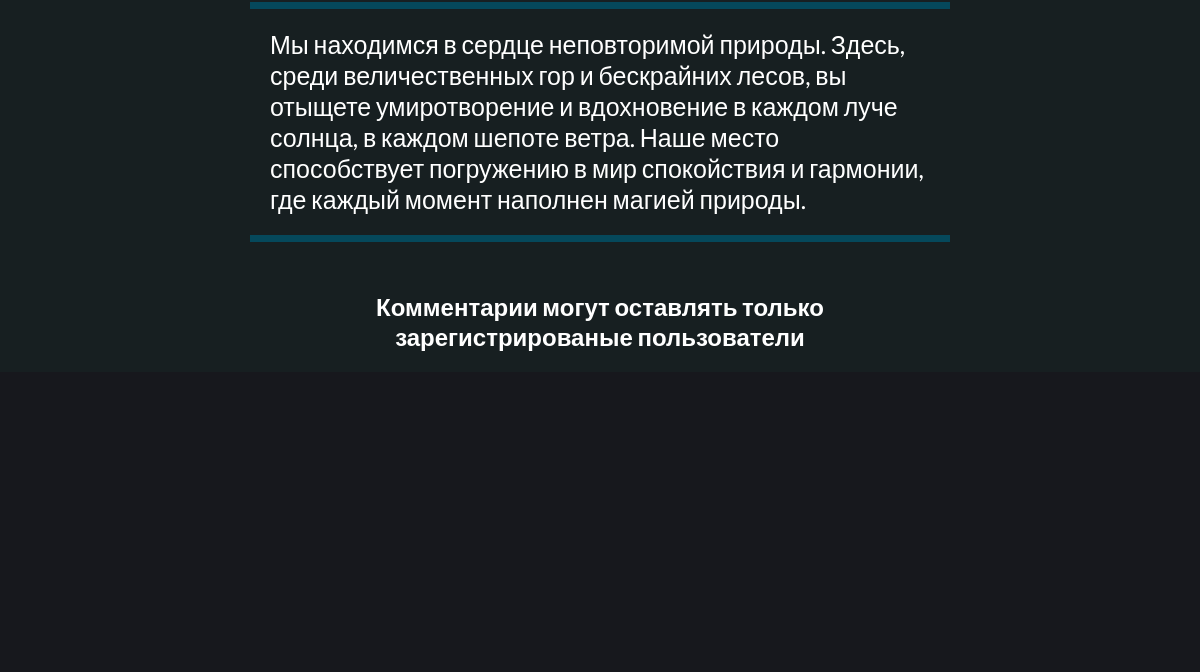
The app's page / (lower part), older data.
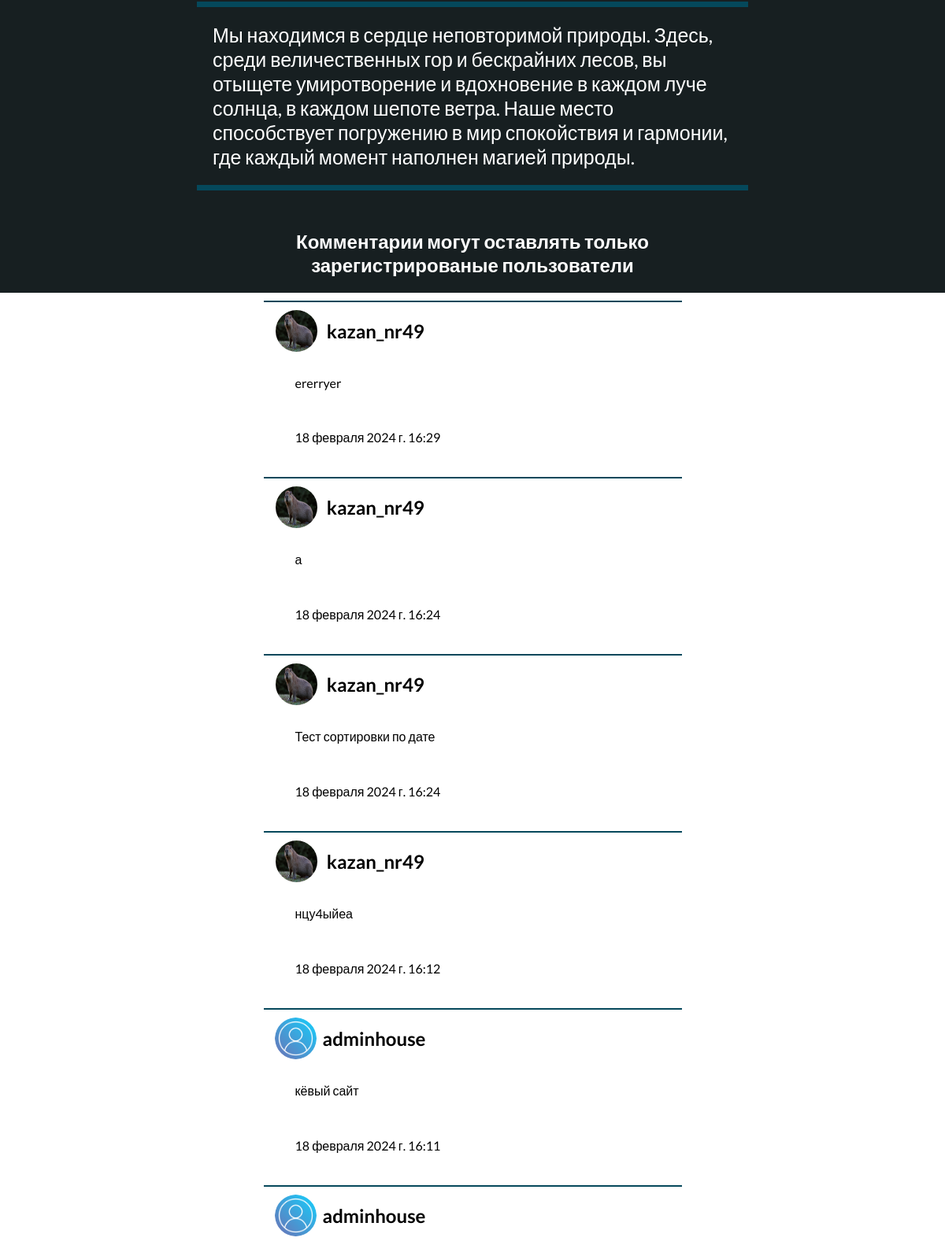
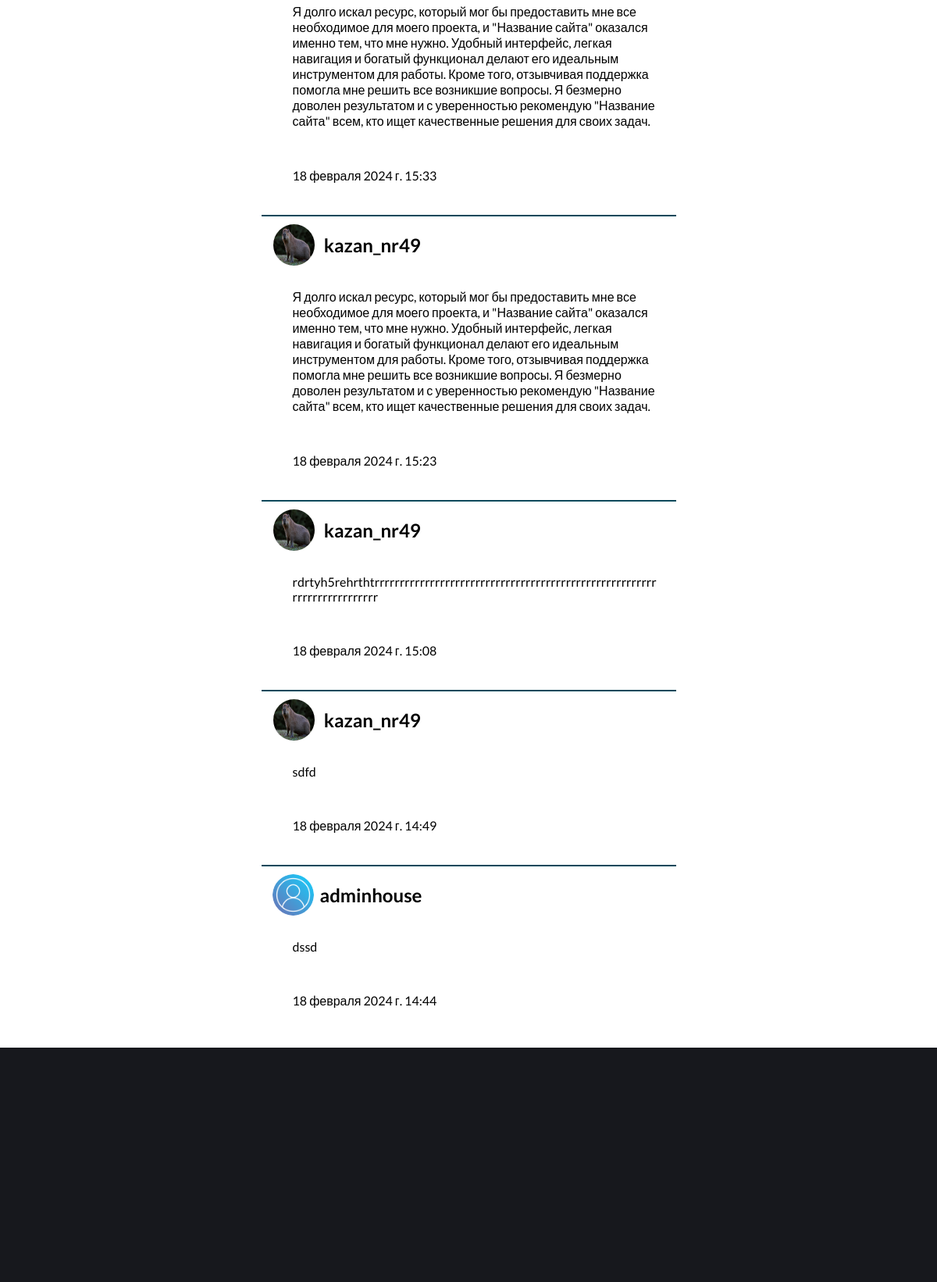
The same page, newer data (2 pictures, top to bottom).
### comments/models.py (models this page shows, shortened)
class Comments(models.Model):
    owner = models.ForeignKey(Profile, on_delete=models.SET_NULL, blank=True, null=True)
    user_comments = models.TextField(blank=False, null=False)
    created = models.DateTimeField(auto_now_add=True)
    class Meta:
        unique_together = ['owner']

### users/models.py (models this page shows)
class Profile(models.Model):
    user = models.OneToOneField(User, on_delete=models.CASCADE, null=False, blank=False)
    name = models.CharField(max_length=50, blank=False, null=False)
    username = models.CharField(max_length=100, blank=False, null=False)
    surname = models.CharField(max_length=50, blank=False, null=False)
    profile_image = models.ImageField(upload_to='profiles/', default='profiles/user.png')
    telegram = models.CharField(max_length=100, blank=True, null=True)
    vk = models.CharField(max_length=200, blank=True, null=True)
    email = models.CharField(max_length=50, blank=False, null=False)
    created = models.DateTimeField(auto_now_add=True)
    def __str__(self):
        return self.username

### mainapp/views.py (the view)
# urls.py: path('', views.home, name='home'),
def home(request):
    info_slider = InfoSlider.objects.all()
    services = Services.objects.all()
    menu_card = Menu.objects.all()
    entertainment_card = Entertainment.objects.all()
    comments = Comments.objects.all().order_by('-created')
    profiles = Profile.objects.values_list('profile_image', flat=True)
    context = {
        'services': services,
        'info_slider': info_slider,
        'menu_card': menu_card,
        'entertainment_card': entertainment_card,
        'comments': comments,
        'profiles': profiles
    }
    return render(request, 'mainapp/home.html', context)

### mainapp/templates/mainapp/home.html (shortened to what this page needs)
{% extends 'mainapp/base.html' %}
{% load static %}
{% block content %}
<main>
 <aside class="wrapper-map">
    <div class="map_description">
      <p>
        Мы находимся в сердце неповторимой природы. Здесь, среди величественных гор и бескрайних лесов,
        вы отыщете умиротворение и вдохновение в каждом луче солнца, в каждом шепоте ветра.
        Наше место способствует погружению в мир спокойствия и гармонии, где каждый момент
        наполнен магией природы.
      </p>
    </div>
 </aside>
  {% if request.user.is_authenticated %}
    {% if not comments %}
    <div class="wrapper-comments">
      <h2 class="title__wrap_h2">Оставить отзыв</h2>
      <form action="{% url 'comments' %}" method="post" class="comments">
        {% csrf_token %}
          <textarea name="user_comments" class="commets_or_user" cols="30" rows="10" required></textarea>
          <input type="submit" class="btn_submit submit_comments" value="Оставить отзыв" style="text-align: center;">
      </form>
    </div>
    {% else %}
    <h2 class="comment_negative">Вы уже оставили комментарий</h2>
    {% endif %}
  {% else %}
  <div>
    <h2 class="comment_negative">Комментарии могут оставлять только <br> зарегистрированые пользователи</h2>
  </div>
  {% endif %}
  {% if comments %}
    <div class="wrapper-get-comments">
      {% for comment in comments %}
      <div class="wrapper-getComments">
        <div class="getComments">
            <img class="user_img__comment" src="{{ comment.owner.profile_image.url }}" alt="Пользователь">
            <h2>{{ comment.owner }}</h2>
        </div>
          <div class="comment_user_text">
            <p class="comment_commentP">{{ comment.user_comments }}</p>
            <p class="comment_commentP">{{ comment.created }}</p>
          </div>
      </div>
      {% endfor %}
    </div>
  {% endif %}
</main>
{% endblock %}

### mainapp/templates/mainapp/base.html (shortened to what this page needs)
{% load static %}
<!DOCTYPE html>
<html lang="ru">
<head>
    <link rel="stylesheet" href="https://cdn.jsdelivr.net/npm/swiper@11/swiper-bundle.min.css"/>
    <link rel="stylesheet" href="{% static 'css/base.css' %}">
</head>
<body>
   {% block content %}{% endblock %}
   {% block footer %}
   {% include 'includes/footer.html' %}
   {% endblock footer %}
</body>
</html>

### mainapp/templates/includes/navbar.html (shortened to what this page needs)
{% load static %}

### mainapp/templates/includes/footer.html
<footer>
</footer>

### mainapp/static/css/base.css (style rules this page uses)
* { margin: 0 auto; padding: 0; box-sizing: border-box; max-width: 2000px; font-family: var(--lato); font-style: normal; text-decoration: none; list-style: none; background-repeat: no-repeat; }
body { background: var(--green); }
:root { --black: #17181d; --white: #fff; --green: #171f21; --blue: #05485b; --olive: #808040; --form_color: #bed2d8; --input_color: rgb(171, 171, 71); --input_warning: rgba(139, 189, 136, 0.702); --btn_positive: #4e6064; --vikings: "Noto Sans Runic", sans-serif; --lato: "Lato", sans-serif; --tr_button: all 1s; }
.wrapper-map { display: flex; align-items: center; color: var(--white); margin: 50px 50px 100px; }
.map_description { width: 40%; font-size: 30px; padding: 20px; border-bottom: 7px solid var(--blue); border-top: 7px solid var(--blue); }
.wrapper-get-comments { background: var(--white); padding: 10px; height: auto; }
.wrapper-getComments { display: block; text-align: left; width: 45%; padding: 10px; border-top: 2px solid var(--blue); }
.getComments { display: flex; align-items: center; width: 200px; margin: 0; }
.user_img__comment { width: 53px; border-radius: 69px; height: 53px; }
.comment_commentP { width: 100%; word-wrap: break-word; height: auto; padding: 20px; margin: 10px; }
.comment_negative { color: var(--white); text-align: center; margin: 20px; }
footer { background-color: var(--black); width: 100%; height: 300px; }
@media screen and (max-width: 1510px) { .wrapper-map { display: block; margin: 0 auto; } }
@media screen and (max-width: 1510px) { .map_description { margin: 50px auto; } }
@media screen and (max-width: 1510px) { .map_description { width: 700px; font-size: 25px; } }

Row changes from the older to the newer data that the page shows:
added Comments: owner.profile_image (picture), owner "kazan_nr49", user_comments "ererryer", created "18 февраля 2024 г. 16:29"
added Comments: owner.profile_image (picture), owner "kazan_nr49", user_comments "а", created "18 февраля 2024 г. 16:24"
added Comments: owner.profile_image (picture), owner "kazan_nr49", user_comments "Тест сортировки по дате", created "18 февраля 2024 г. 16:24"
added Comments: owner.profile_image (picture), owner "kazan_nr49", user_comments "нцу4ыйеа", created "18 февраля 2024 г. 16:12"
added Comments: owner.profile_image (placeholder picture), owner "adminhouse", user_comments "кёвый сайт", created "18 февраля 2024 г. 16:11"
added Comments: owner.profile_image (placeholder picture), owner "adminhouse", user_comments "Я долго искал ресурс, который мог бы предоставить мне все необходимое для моего проекта, и \"Название сайта\" оказался именно тем, что мне нужно. Удобный интерфейс, легкая навигация и богатый функционал делают его идеальным инструментом для работы. Кроме того, отзывчивая поддержка помогла мне решить все возникшие вопросы. Я безмерно доволен результатом и с уверенностью рекомендую \"Название сайта\" всем, кто ищет качественные решения для своих задач.", created "18 февраля 2024 г. 15:33"
added Comments: owner.profile_image (picture), owner "kazan_nr49", user_comments "Я долго искал ресурс, который мог бы предоставить мне все необходимое для моего проекта, и \"Название сайта\" оказался именно тем, что мне нужно. Удобный интерфейс, легкая навигация и богатый функционал делают его идеальным инструментом для работы. Кроме того, отзывчивая поддержка помогла мне решить все возникшие вопросы. Я безмерно доволен результатом и с уверенностью рекомендую \"Название сайта\" всем, кто ищет качественные решения для своих задач.", created "18 февраля 2024 г. 15:23"
added Comments: owner.profile_image (picture), owner "kazan_nr49", user_comments "rdrtyh5rehrthtrrrrrrrrrrrrrrrrrrrrrrrrrrrrrrrrrrrrrrrrrrrrrrrrrrrrrrrrrrrrrrrrrrrrrrrrr", created "18 февраля 2024 г. 15:08"
added Comments: owner.profile_image (picture), owner "kazan_nr49", user_comments "sdfd", created "18 февраля 2024 г. 14:49"
added Comments: owner.profile_image (placeholder picture), owner "adminhouse", user_comments "dssd", created "18 февраля 2024 г. 14:44"
